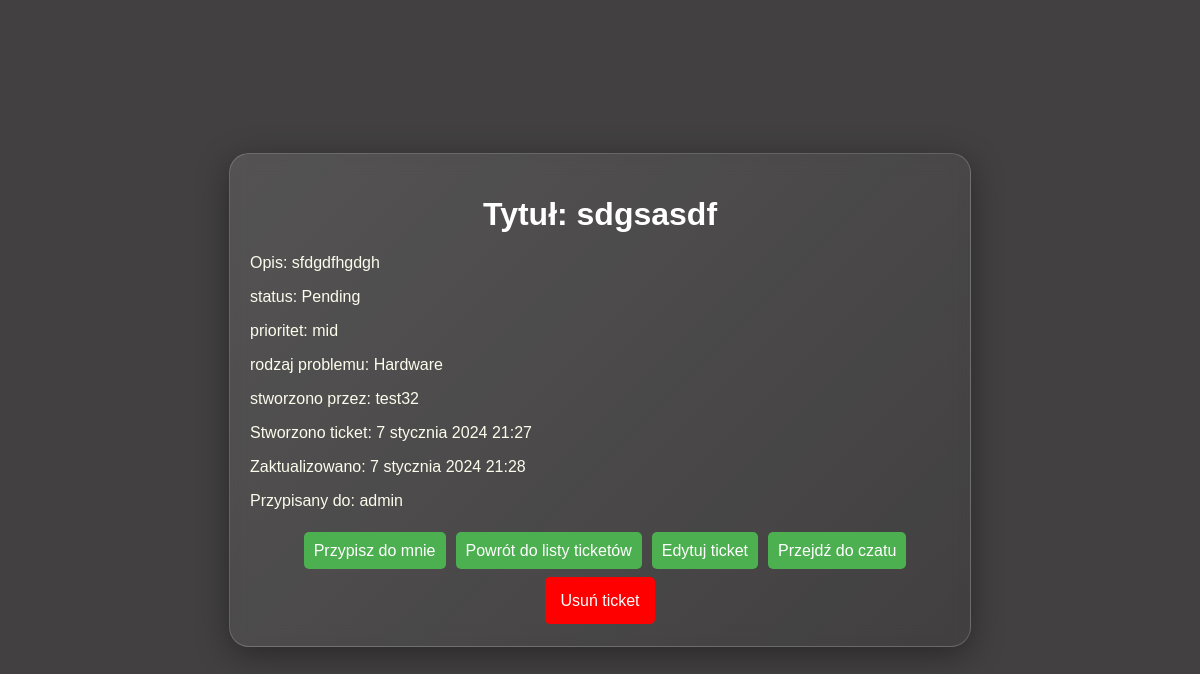
/ticket/detail/sdgsasdf/, run on an earlier commit of the app's database.
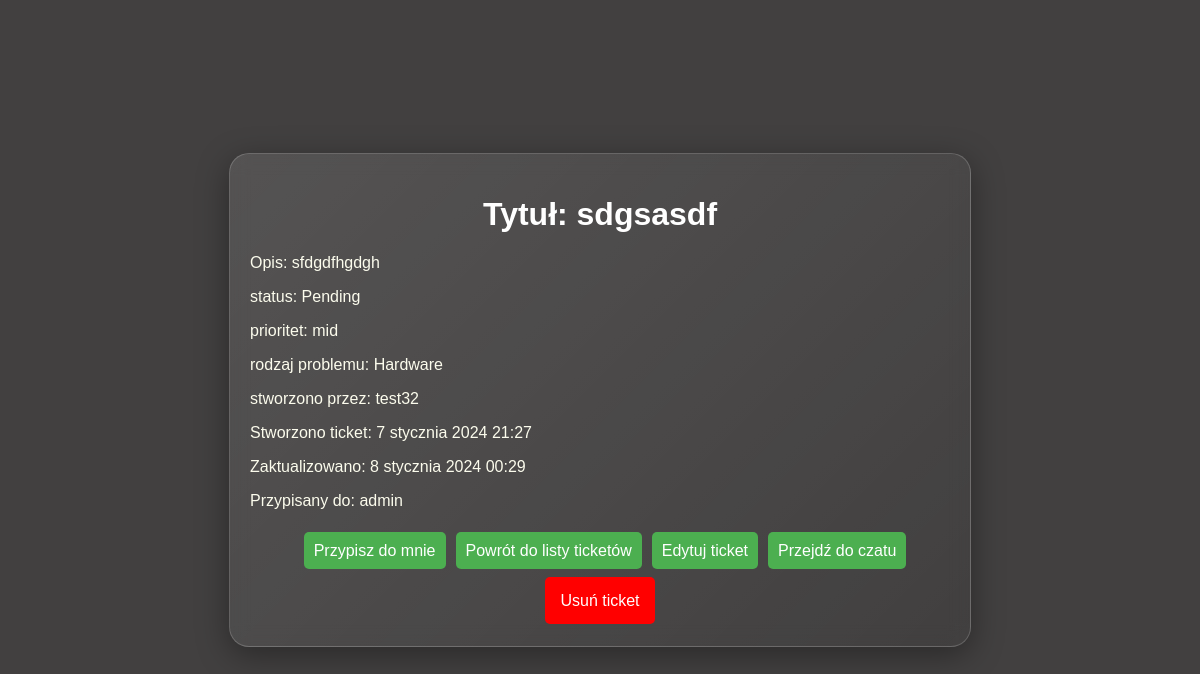
And on a later commit of the database.
### helpdeskapp/models.py (models this page shows, shortened)
class Ticket(models.Model):
    statuslist = (
        ('Pending', 'Pending'),
        ('In Progress', 'In Progress'),
        ('Completed', 'Completed'),
    )
    prioritylist = (
        ('low', 'low'),
        ('mid', 'mid'),
        ('high', 'high'),
    )
    request_typelist = (
        ('Software', 'Software'),
        ('Hardware', 'Hardware'),
        ('Network', 'Network'),
        ('Other', 'Other')
    )
    title = models.CharField(max_length=100)
    description = models.TextField()
    status = models.CharField(max_length=100, choices=statuslist, default='Pending')
    priority = models.CharField(max_length=100, choices=prioritylist, default='low')
    request_type = models.CharField(max_length=100, choices=request_typelist, default='Software')
    created_at = models.DateTimeField(auto_now_add=True)
    assigned_to = models.ForeignKey(User, on_delete=models.CASCADE, related_name='ticket_assigned_to', null=True, blank=True, default=None)
    updated_at = models.DateTimeField(auto_now=True)
    created_by = models.ForeignKey(User, on_delete=models.CASCADE, related_name='ticket_created_by')
    closed_at = models.DateTimeField(null=True, blank=True, default=None)
    objects = models.Manager() # default manager
    slug = models.SlugField(unique=True, default='default-slug')
    class Meta:
        ordering = ['-created_at']

### helpdeskapp/views.py (the view)
# urls.py: path('ticket/detail/<slug:slug>/', views.ticket_detail, name='ticket_detail'),
def ticket_detail(request, slug):
    ticket = get_object_or_404(Ticket, slug=slug)
    return render(request, 'helpdeskapp/tickets/ticket_detail.html', {'ticket': ticket})

### helpdeskapp/templates/helpdeskapp/tickets/ticket_detail.html (shortened to what this page needs)
{%load static %}
<DOCTYPE html>
<head>
    <link href="{% static 'helpdeskapp/detail.css' %}" rel="stylesheet">
</head>
<body>
{% block content %}
<div class="container">
    <div class="help-card">
        <h1>Tytuł: {{ticket.title}}</h1>
        <p>Opis: {{ticket.description}}</p>
        <p>status: {{ticket.status}}</p>
        <p>prioritet: {{ticket.priority}}</p>
        <p>rodzaj problemu: {{ticket.request_type}}</p>
        <p>stworzono przez: {{ticket.created_by}}</p>
        <p>Stworzono ticket: {{ticket.created_at}}</p>
        <p>Zaktualizowano: {{ticket.updated_at}}</p>
        <p>Przypisany do: {{ticket.assigned_to}}</p>
        <div class="a_other">
        <p><a href="{% url 'helpdeskapp:assigned_to' ticket.slug %}" >Przypisz do mnie</a></p>
        <p><a href = "{% url 'helpdeskapp:ticket_list' %}" >Powrót do listy ticketów</a></p>
        <p><a href="{% url 'helpdeskapp:ticket_edit' ticket.slug %}" >Edytuj ticket</a></p>
        <p><a href="{% url 'chat:chat_room' ticket.slug %}" >Przejdź do czatu</a></p>
        </div>
        <p class="usun"><a href="{% url 'helpdeskapp:ticket_delete' ticket.slug %}" class = "usun">Usuń ticket</a></p>
    </div>
</div>
{% endblock %}
</body>

What changed in the data, as far as the page shows it:
changed Ticket "sdgsasdf": updated_at "7 stycznia 2024 21:28" → "8 stycznia 2024 00:29"
